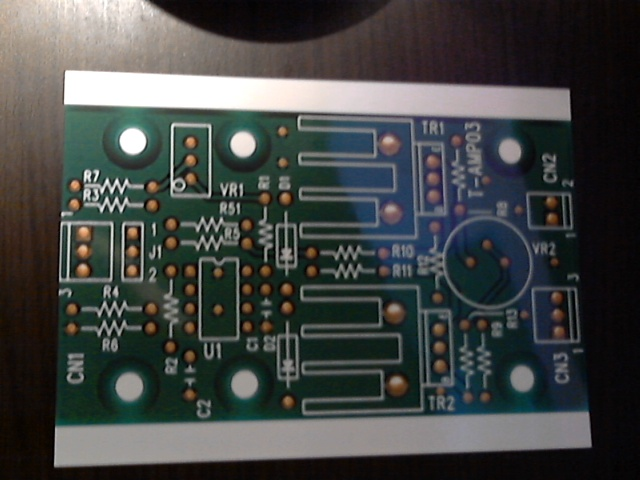
#> input picture IMG/test1.jpg, 640 x 480 px, found by its file name
$ python image_anlysis.py
#> lines starting #> are read from the running program, lines starting #| are printed output that depends on the picture; after the words box and inside, x2 and y2 are one past the last pixel; in counts of white or black regions, pixels touching at a corner belong together
############################## ライブラリのインポート #################################
import cv2
import datatime
import matplotlib.pyplot as plt
import numpy as np
import os


#################################### 画像読み込み ####################################
# 画像の読み込み
imgA = cv2.imread('D:/new_project/IMG/test1.jpg')
#> imgA is the input picture: shape (480, 640, 3); mean B, G, R 69, 70.4, 67.7
imgB = cv2.imread('D:/new_project/IMG/test2.jpg')
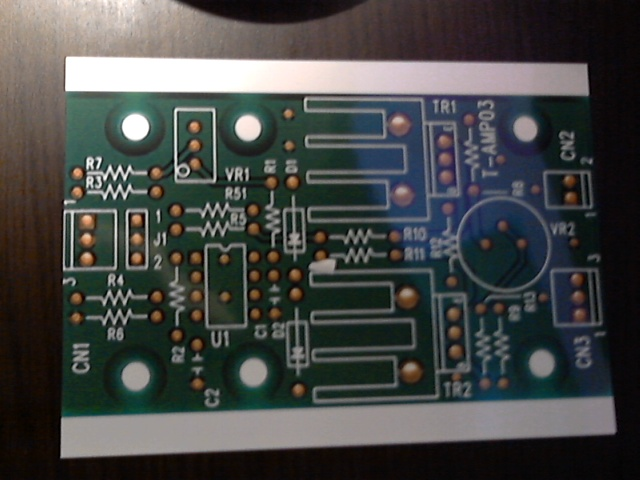
#> input picture IMG/test2.jpg, 640 x 480 px, found by its file name
#> imgB is the input picture: shape (480, 640, 3); mean B, G, R 70.4, 71.9, 70.1

# 画像サイズを取得
hA, wA, cA = imgA.shape[:3]
#> hA = 480; wA = 640; cA = 3
hB, wB, cB = imgB.shape [:3]
#> hB = 480; wB = 640; cB = 3


#################################### 特徴点を抽出 ####################################
# 特徴量検出器を作成
akaze = cv2.AKAZE_create()
# 二つの画像の特徴点を抽出
kpA, desA = akaze.detectAndCompute(imgA,None)
#> kpA = 1160 keypoints; strongest (x, y, size): (243, 144, 16.1), (132, 141, 16.1), (510, 151, 16.1), (83, 250, 8.1)
kpB, desB = akaze.detectAndCompute(imgB,None)
#> kpB = 1201 keypoints; strongest (x, y, size): (248, 128, 16.1), (135, 127, 16.1), (86, 238, 8.1), (86, 257, 8.1)


#################################### 特徴点のマッチングと物体検出 ####################################
# imageBを透視変換する
# 透視変換: 斜めから撮影した画像を真上から見た画像に変換する感じ
# BFMatcher型のオブジェクトを作成する
bf = cv2.BFMatcher(cv2.NORM_HAMMING, crossCheck=True)
# 記述子をマッチさせる。※スキャン画像(B2)の特徴抽出はforループ前に実施済み。
matches = bf.match(desA,desB)
#> matches = 831 matches
# マッチしたものを距離順に並べ替える。
matches = sorted(matches, key = lambda x:x.distance)
# マッチしたもの（ソート済み）の中から上位★%（参考：15%)をgoodとする。
good = matches[:int(len(matches) * 0.15)]
#> good = 124 matches
# 対応が取れた特徴点の座標を取り出す？
src_pts = np.float32([kpA[m.queryIdx].pt for m in good]).reshape(-1,1,2)
#> src_pts = 124 rows, first 8: [69.38, 99.08], [64.82, 228], [60.54, 279.5], [74.18, 229], [118.3, 387.3], [63.54, 274.6], [67.96, 100.1], [246.8, 136.7]
dst_pts = np.float32([kpB[m.trainIdx].pt for m in good]).reshape(-1,1,2)
#> dst_pts = 124 rows, first 8: [70.45, 85.65], [67.9, 216], [64.33, 268.4], [77.35, 217.1], [124.4, 376.9], [67.35, 263.6], [69.08, 86.81], [251.7, 119.6]
# findHomography:二つの画像から得られた点の集合を与えると、その物体の投射変換を計算する
M, mask = cv2.findHomography(dst_pts, src_pts, cv2.RANSAC,5.0) # dst_img作成の際だけ使う。warpperspectiveの使い方がわかってない。
#> M = [[0.995, -0.0143, 0.652], [0.0272, 0.991, 12.62], [4.27e-05, 1.35e-06, 1]]; mask = 124 values, max 1 at index 0, min 0 at index 118, mean 0.992
# imgBを透視変換。
imgB_transform = cv2.warpPerspective(imgB, M, (wA, hA))
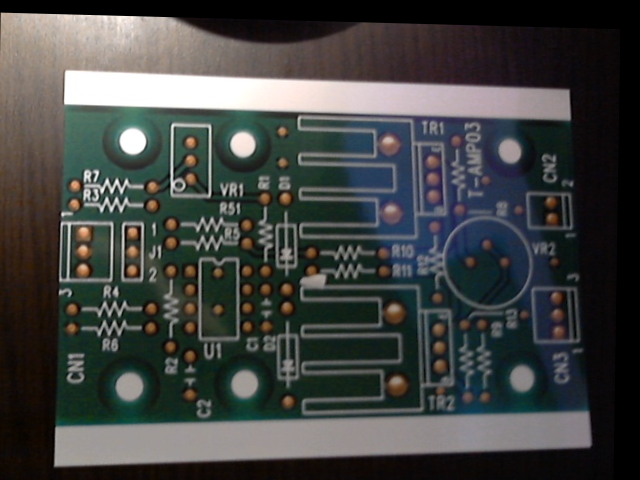
#> imgB_transform: shape (480, 640, 3); mean B, G, R 66.6, 68.1, 66.3


#################################### 差分をとる ####################################
# imgAとdst_imgの差分を求めてresultとする。グレースケールに変換。
result = cv2.absdiff(imgA, imgB_transform)
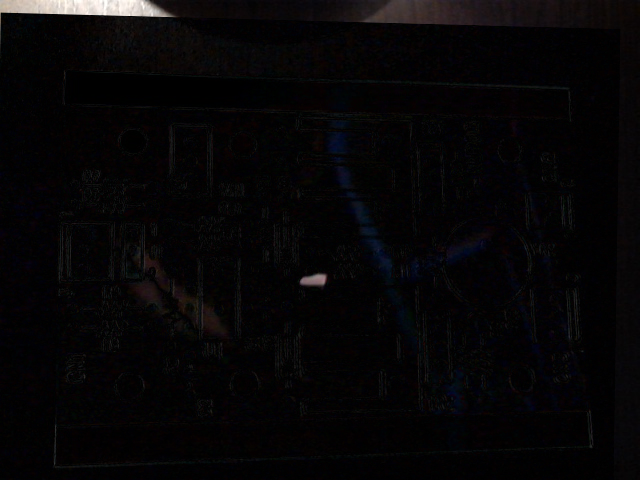
#> result: shape (480, 640, 3); mean B, G, R 6.7, 5.6, 6.8
result_gray = cv2.cvtColor(result, cv2.COLOR_BGR2GRAY)
# 二値化
_, result_bin = cv2.threshold(result_gray, 50, 255, cv2.THRESH_BINARY) # 閾値は50
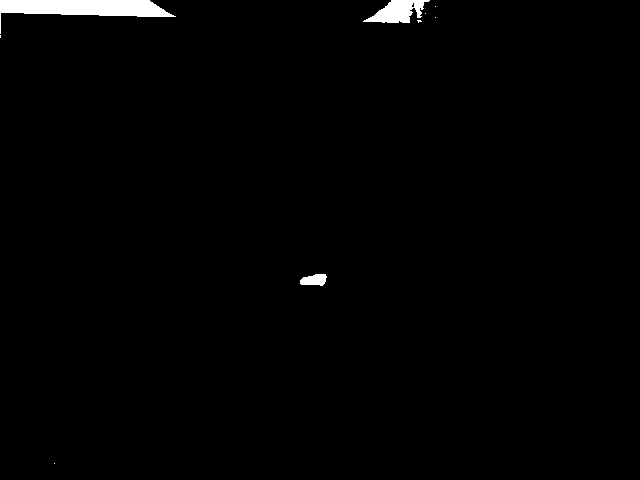
#> result_bin: shape (480, 640); 1.2% white; 9 white regions (6 under 20 px), largest, box (x1, y1, x2, y2) and area: (0, 0, 176, 34) 2457, (363, 0, 430, 23) 891, (300, 274, 327, 286) 244


#################################### ノイズ除去  ####################################
# カーネルを準備（オープニング用）
kernel = np.ones((2,2),np.uint8)
# オープニング（収縮→膨張）実行 ノイズ除去
result_bin = cv2.morphologyEx(result_bin, cv2.MORPH_OPEN, kernel) # オープニング（収縮→膨張）。ノイズ除去。
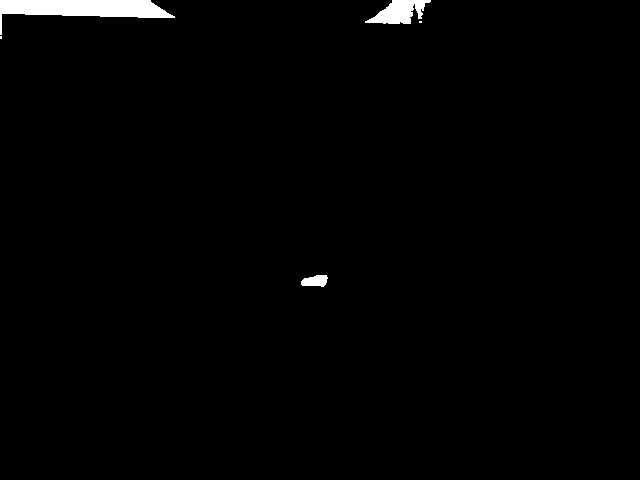
#> result_bin: shape (480, 640); 1.2% white; 5 white regions (2 under 20 px), largest, box (x1, y1, x2, y2) and area: (0, 0, 175, 35) 2640, (365, 0, 431, 24) 925, (301, 275, 328, 287) 244


#################################### 後処理  ####################################
# 二値画像をRGB形式に変換し、2枚の画像を重ねる。
result_bin_rgb = cv2.cvtColor(result_bin, cv2.COLOR_GRAY2RGB)
result_add = cv2.addWeighted(imgA, 0.3, result_bin_rgb, 0.7, 2.2) # ２.２はガンマ値。大きくすると白っぽくなる
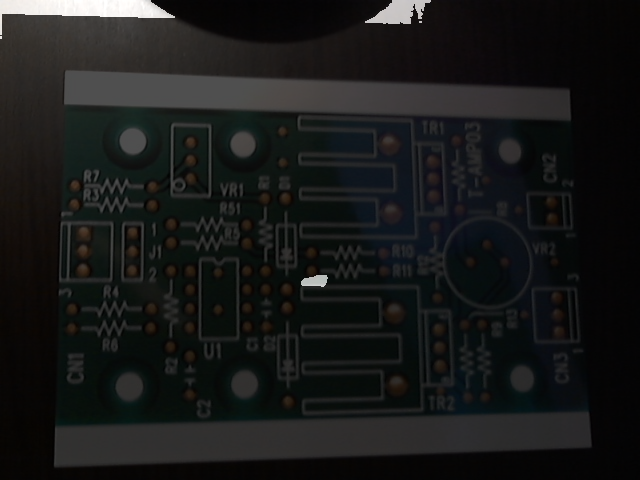
#> result_add: shape (480, 640, 3); mean B, G, R 25.1, 25.6, 24.7


cv2.imshow("outputB", result_add)
cv2.waitKey(0)
